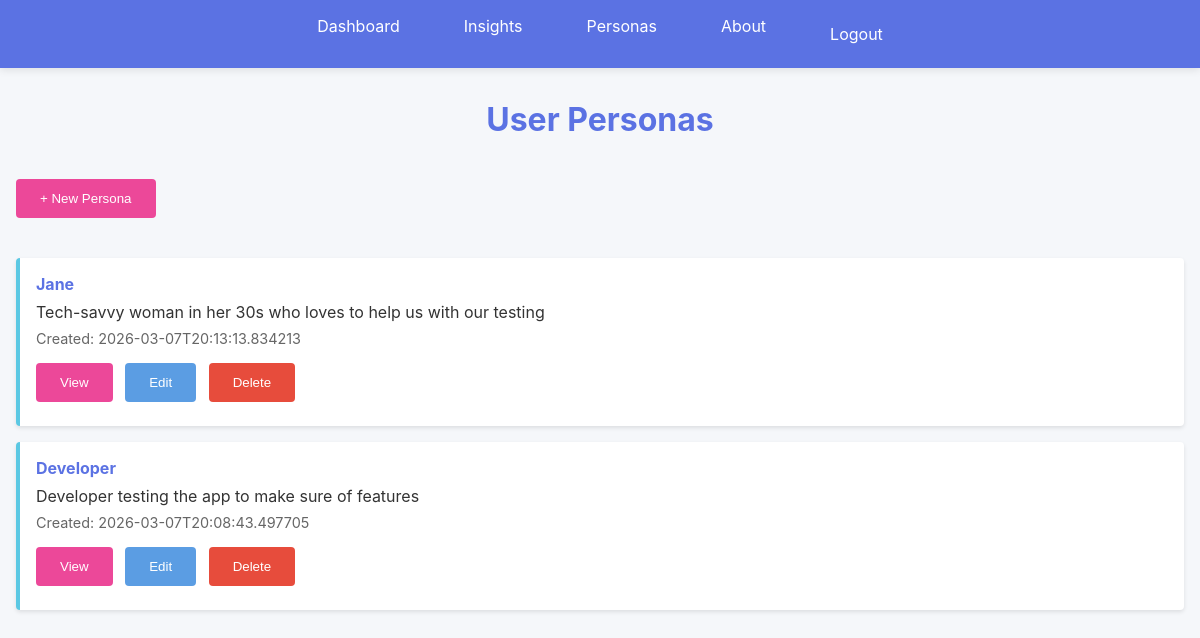
Page /personas (signed in) on the earlier database version.
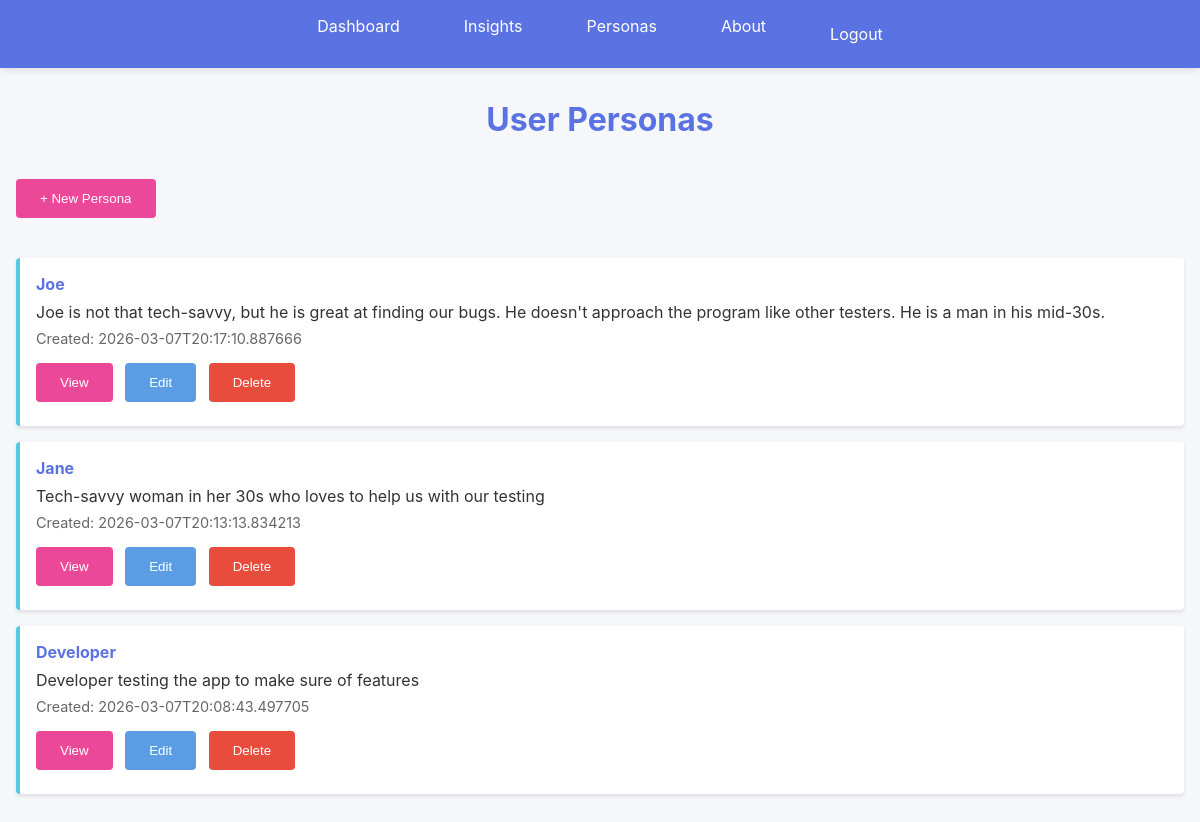
Same page on the later database version.
### models.py (models this page shows, shortened)
class Persona(db.Model):
    __tablename__ = 'personas'
    id = db.Column(db.Integer, primary_key=True)
    user_id = db.Column(db.Integer, db.ForeignKey('users.id'), nullable=True, index=True)
    name = db.Column(db.String(200), nullable=False)
    description = db.Column(db.Text, nullable=False)
    timestamp = db.Column(db.DateTime, nullable=False, default=datetime.utcnow)
    insights = db.relationship('Insight', backref='persona', lazy=True, cascade='all, delete-orphan')
    def to_dict(self):
        return {
            'id': self.id,
            'user_id': self.user_id,
            'name': self.name,
            'description': self.description,
            'timestamp': self.timestamp.isoformat() if self.timestamp else None
        }

### web_app.py (the view)
@app.route('/personas')
@login_required
def personas():
    user_id = current_user_id()
    personas_list = Persona.query.filter_by(user_id=user_id).order_by(Persona.timestamp.desc()).all()
    return render_template('personas.html', personas=[p.to_dict() for p in personas_list])

### web_app.py (called while the page is built)
def current_user_id():
    return session.get('user_id')

def get_current_user():
    user_id = current_user_id()
    if not user_id:
        return None
    return User.query.get(user_id)

def login_required(view_func):
    @wraps(view_func)
    def wrapped(*args, **kwargs):
        if not current_user_id():
            flash('Please log in to continue.', 'error')
            return redirect(url_for('login'))
        return view_func(*args, **kwargs)
    return wrapped

@app.context_processor
def inject_shared_context():
    return {
        'colors': COLORS,
        'current_user': get_current_user()
    }

### templates/personas.html (shortened to what this page needs)
{% extends "base.html" %}
{% block content %}
<h1>User Personas</h1>
<div style="margin-bottom: 2rem;">
    <button class="btn btn-success" onclick="window.location.href='/personas/new'">+ New Persona</button>
</div>
{% if personas %}
<div class="personas-list">
    {% for persona in personas %}
    <div class="persona-item">
        <h4><a href="/personas/{{ persona.id }}" style="color: var(--royal-blue); text-decoration: none;">{{ persona.name }}</a></h4>
        <p>{{ persona.description[:150] }}{% if persona.description|length > 150 %}...{% endif %}</p>
        <div class="meta">Created: {{ persona.timestamp }}</div>
        <div style="margin-top: 0.5rem;">
            <button class="btn btn-view" onclick="window.location.href='/personas/{{ persona.id }}'">View</button>
            <button class="btn btn-secondary" onclick="editPersona('{{ persona.id }}')">Edit</button>
            <button class="btn" onclick="deletePersona('{{ persona.id }}')" style="background-color: #e74c3c;">Delete</button>
        </div>
    </div>
    {% endfor %}
</div>
{% else %}
<div class="empty-state">
    <p>No personas created yet.</p>
    <button class="btn" onclick="window.location.href='/personas/new'">Create Your First Persona</button>
</div>
{% endif %}
{% endblock %}

### templates/base.html (shortened to what this page needs)
<!DOCTYPE html>
<html lang="en">
<head>
    <link rel="stylesheet" href="{{ url_for('static', filename='style.css') }}">
</head>
<body>
    <nav>
        <ul>
            {% if current_user %}
            <li><a href="{{ url_for('dashboard') }}">Dashboard</a></li>
            <li><a href="{{ url_for('insights') }}">Insights</a></li>
            <li><a href="{{ url_for('personas') }}">Personas</a></li>
            {% endif %}
            <li><a href="/about">About</a></li>
            {% if current_user %}
            <li>
                <form method="POST" action="{{ url_for('logout') }}" style="display: inline;">
                    <button type="submit">Logout</button>
                </form>
            </li>
            {% else %}
            <li><a href="{{ url_for('login') }}">Login</a></li>
            <li><a href="{{ url_for('register') }}">Register</a></li>
            {% endif %}
        </ul>
    </nav>
    <div class="container">
        {% block content %}{% endblock %}
    </div>
</body>
</html>

### static/style.css (style rules this page uses)
* { margin: 0; padding: 0; box-sizing: border-box; }
body { font-family: -apple-system, BlinkMacSystemFont, 'Segoe UI', Roboto, Oxygen, Ubuntu, Cantarell, sans-serif; background-color: #f5f7fa; color: #333; }
nav { background-color: var(--royal-blue); padding: 1rem 0; box-shadow: 0 2px 8px rgba(0,0,0,0.1); position: sticky; top: 0; z-index: 100; }
nav ul { list-style: none; display: flex; justify-content: center; gap: 2rem; max-width: 1200px; margin: 0 auto; padding: 0 1rem; }
nav a { color: white; text-decoration: none; padding: 0.5rem 1rem; border-radius: 4px; transition: background-color 0.3s; }
nav button { color: white; text-decoration: none; padding: 0.5rem 1rem; border-radius: 4px; transition: background-color 0.3s; background: transparent; border: none; cursor: pointer; font-size: inherit; font-family: inherit; }
.container { max-width: 1200px; margin: 0 auto; padding: 2rem 1rem; }
h1 { color: var(--royal-blue); margin-bottom: 2rem; text-align: center; }
.btn { background-color: var(--royal-blue); color: white; padding: 0.75rem 1.5rem; border: none; border-radius: 4px; cursor: pointer; transition: background-color 0.3s; margin: 0.5rem 0.5rem 0.5rem 0; }
.btn-secondary { background-color: var(--medium-blue); }
.btn-success { background-color: var(--pink); }
.btn-view { background-color: var(--pink); }
.insights-list, .personas-list { display: grid; grid-template-columns: 1fr; gap: 1rem; }
.insight-item, .persona-item { background: var(--white); padding: 1rem; border-left: 4px solid var(--sky-blue); border-radius: 4px; box-shadow: 0 2px 4px rgba(0,0,0,0.1); }
.insight-item h4, .persona-item h4 { color: var(--royal-blue); margin-bottom: 0.5rem; }
.meta { color: #666; font-size: 0.9rem; margin: 0.5rem 0; }

Differences in the rows shown:
added Persona: name "Joe", description "Joe is not that tech-savvy, but he is great at finding our bugs. He doesn't approach the program like other testers. He is a man in his mid-30s.", timestamp "2026-03-07T20:17:10.887666"
